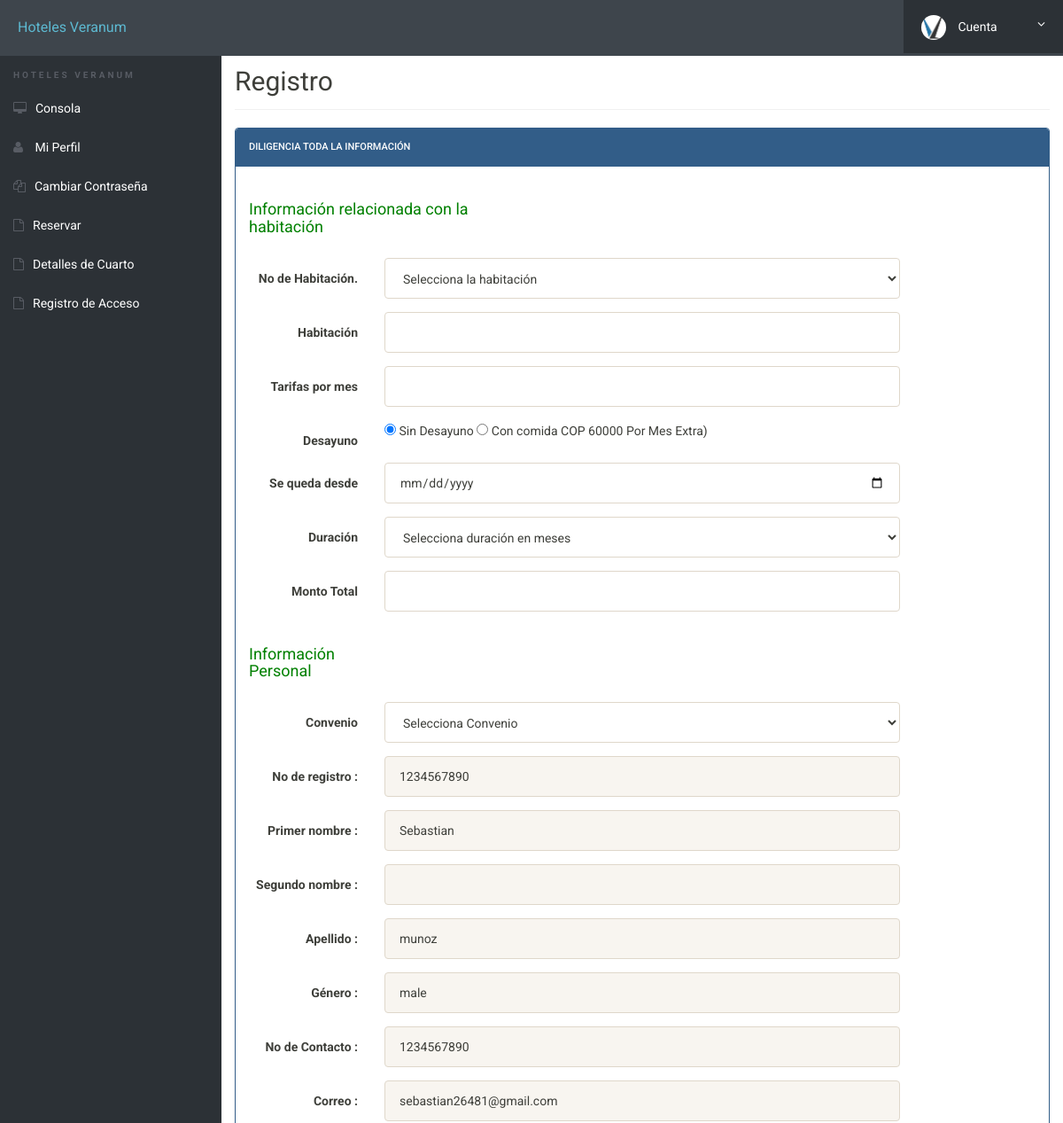
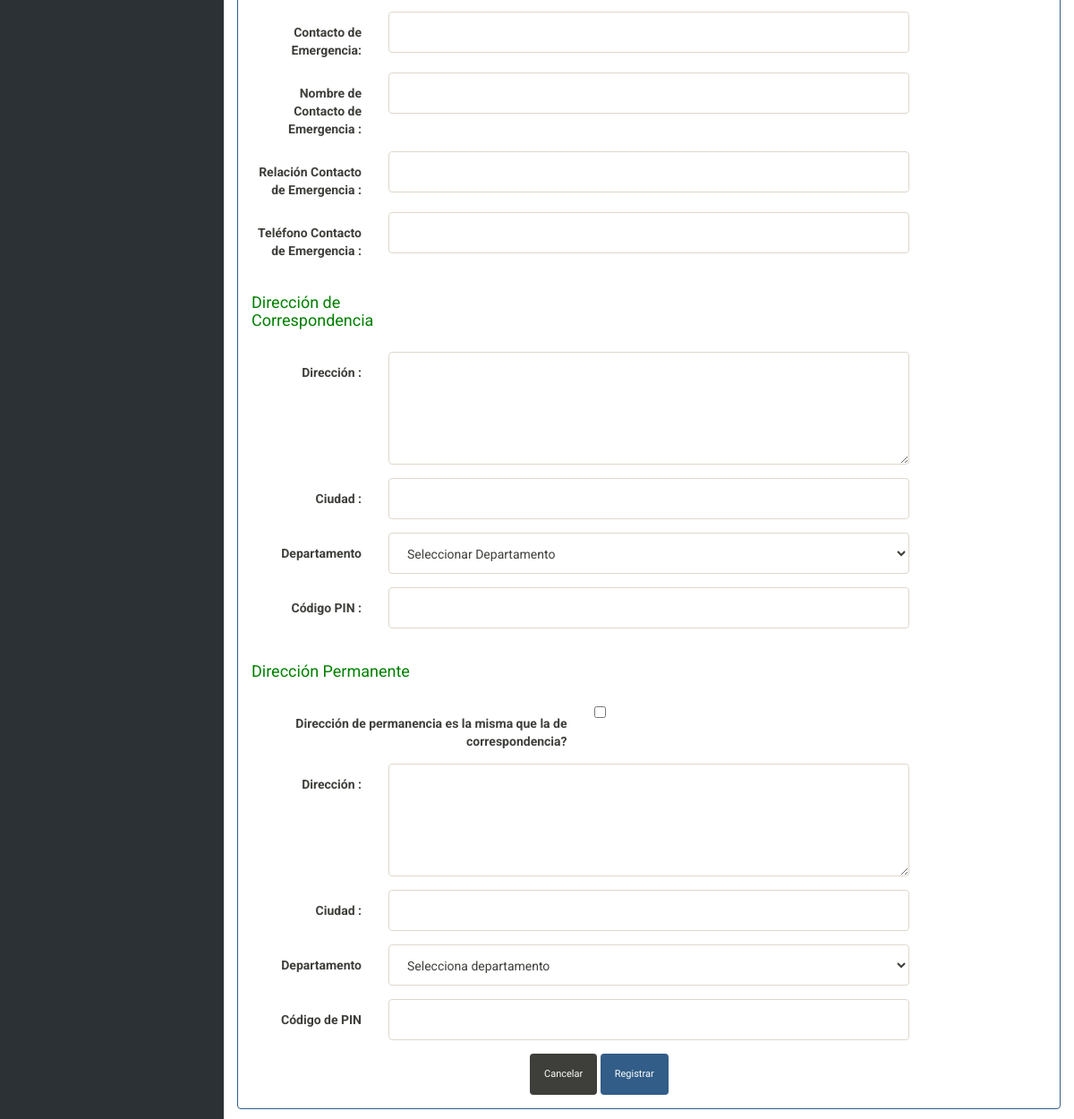
Page /book-hostel.php (signed in) on the committed database (2 pictures, top to bottom).
### tables this page shows
CREATE TABLE `userregistration` (
  `id` int(11) NOT NULL,
  `regNo` varchar(255) NOT NULL,
  `firstName` varchar(255) NOT NULL,
  `middleName` varchar(255) NOT NULL,
  `lastName` varchar(255) NOT NULL,
  `gender` varchar(255) NOT NULL,
  `contactNo` bigint(20) NOT NULL,
  `email` varchar(255) NOT NULL,
  `password` varchar(255) NOT NULL,
  `regDate` timestamp NOT NULL DEFAULT current_timestamp(),
  `updationDate` varchar(45) NOT NULL,
  `passUdateDate` varchar(45) NOT NULL
);

### book-hostel.php (the view, shortened to what this page needs)
<?php
include('includes/config.php');
?>
<!doctype html>
<html lang="en" class="no-js">
<head>
	<link rel="stylesheet" href="css/font-awesome.min.css">
	<link rel="stylesheet" href="css/bootstrap.min.css">
	<link rel="stylesheet" href="css/dataTables.bootstrap.min.css">>
	<link rel="stylesheet" href="css/bootstrap-social.css">
	<link rel="stylesheet" href="css/bootstrap-select.css">
	<link rel="stylesheet" href="css/fileinput.min.css">
	<link rel="stylesheet" href="css/awesome-bootstrap-checkbox.css">
	<link rel="stylesheet" href="css/style.css">
</head>
<body>
	<?php include('includes/header.php');?>
	<div class="ts-main-content">
		<?php include('includes/sidebar.php');?>
		<div class="content-wrapper">
			<div class="container-fluid">
				<div class="row">
					<div class="col-md-12">
						<h2 class="page-title">Registro </h2>
						<div class="row">
							<div class="col-md-12">
								<div class="panel panel-primary">
									<div class="panel-heading">Diligencia toda la información</div>
									<div class="panel-body">
										<form method="post" action="" class="form-horizontal">
<div class="form-group">
<label class="col-sm-4 control-label"><h4 style="color: green" align="left">Información relacionada con la habitación </h4> </label>
</div>
<div class="form-group">
<label class="col-sm-2 control-label">No de Habitación. </label>
<div class="col-sm-8">
<select name="room" id="room"class="form-control"  onChange="getSeater(this.value);" onBlur="checkAvailability()" required>
<option value="">Selecciona la habitación</option>
</select>
</div>
</div>
<div class="form-group">
<label class="col-sm-2 control-label">Habitación</label>
<div class="col-sm-8">
<input type="text" name="seater" id="seater"  class="form-control"  >
</div>
</div>
<div class="form-group">
<label class="col-sm-2 control-label">Tarifas por mes</label>
<div class="col-sm-8">
<input type="text" name="fpm" id="fpm"  class="form-control" >
</div>
</div>
<div class="form-group">
<label class="col-sm-2 control-label">Desayuno</label>
<div class="col-sm-8">
<input type="radio" value="0" name="foodstatus" checked="checked"> Sin Desayuno
<input type="radio" value="1" name="foodstatus"> Con comida COP 60000 Por Mes Extra)
</div>
</div>
<div class="form-group">
<label class="col-sm-2 control-label">Se queda desde</label>
<div class="col-sm-8">
<input type="date" name="stayf" id="stayf"  class="form-control" >
</div>
</div>
<div class="form-group">
<label class="col-sm-2 control-label">Duración</label>
<div class="col-sm-8">
<select name="duration" id="duration" class="form-control">
<option value="">Selecciona duración en meses</option>
</select>
</div>
</div>
<div class="form-group">
<label class="col-sm-2 control-label">Monto Total</label>
<div class="col-sm-8">
<input type="text" name="ta" id="ta"  class="result form-control" >
</div>
</div>
<div class="form-group">
<label class="col-sm-2 control-label"><h4 style="color: green" align="left">Información Personal </h4> </label>
</div>
<div class="form-group">
<label class="col-sm-2 control-label">Convenio </label>
<div class="col-sm-8">
<select name="course" id="course" class="form-control" required>
<option value="">Selecciona Convenio</option>
</select> </div>
</div>
<?php
$aid=$_SESSION['id'];
	$ret="select * from userregistration where id=?";
		$stmt= $mysqli->prepare($ret) ;
	 $stmt->bind_param('i',$aid);
	 $stmt->execute() ;
	 $res=$stmt->get_result();
	   while($row=$res->fetch_object())
	  {
	  	?>
<div class="form-group">
<label class="col-sm-2 control-label">No de registro : </label>
<div class="col-sm-8">
<input type="text" name="regno" id="regno"  class="form-control" value="<?php echo $row->regNo;?>" readonly >
</div>
</div>
<div class="form-group">
<label class="col-sm-2 control-label">Primer nombre : </label>
<div class="col-sm-8">
<input type="text" name="fname" id="fname"  class="form-control" value="<?php echo $row->firstName;?>" readonly>
</div>
</div>
<div class="form-group">
<label class="col-sm-2 control-label">Segundo nombre : </label>
<div class="col-sm-8">
<input type="text" name="mname" id="mname"  class="form-control" value="<?php echo $row->middleName;?>"  readonly>
</div>
</div>
<div class="form-group">
<label class="col-sm-2 control-label">Apellido : </label>
<div class="col-sm-8">
<input type="text" name="lname" id="lname"  class="form-control" value="<?php echo $row->lastName;?>" readonly>
</div>
</div>
<div class="form-group">
<label class="col-sm-2 control-label">Género : </label>
<div class="col-sm-8">
<input type="text" name="gender" value="<?php echo $row->gender;?>" class="form-control" readonly>
</div>
</div>
<div class="form-group">
<label class="col-sm-2 control-label">No de Contacto : </label>
<div class="col-sm-8">
<input type="text" name="contact" id="contact" value="<?php echo $row->contactNo;?>"  class="form-control" readonly>
</div>
</div>
<div class="form-group">
<label class="col-sm-2 control-label">Correo : </label>
<div class="col-sm-8">
<input type="email" name="email" id="email"  class="form-control" value="<?php echo $row->email;?>"  readonly>
</div>
</div>
<?php } ?>
<div class="form-group">
<label class="col-sm-2 control-label">Contacto de Emergencia: </label>
<div class="col-sm-8">
<input type="text" name="econtact" id="econtact"  class="form-control" required="required">
</div>
</div>
<div class="form-group">
<label class="col-sm-2 control-label">Nombre de Contacto de Emergencia : </label>
<div class="col-sm-8">
<input type="text" name="gname" id="gname"  class="form-control" required="required">
</div>
</div>
<div class="form-group">
<label class="col-sm-2 control-label">Relación Contacto de Emergencia : </label>
<div class="col-sm-8">
<input type="text" name="grelation" id="grelation"  class="form-control" required="required">
</div>
</div>
<div class="form-group">
<label class="col-sm-2 control-label">Teléfono Contacto de Emergencia : </label>
<div class="col-sm-8">
<input type="text" name="gcontact" id="gcontact"  class="form-control" required="required">
</div>
</div>
<div class="form-group">
<label class="col-sm-3 control-label"><h4 style="color: green" align="left">Dirección de Correspondencia </h4> </label>
</div>
<div class="form-group">
<label class="col-sm-2 control-label">Dirección : </label>
<div class="col-sm-8">
<textarea  rows="5" name="address"  id="address" class="form-control" required="required"></textarea>
</div>
</div>
<div class="form-group">
<label class="col-sm-2 control-label">Ciudad : </label>
<div class="col-sm-8">
<input type="text" name="city" id="city"  class="form-control" required="required">
</div>
</div>
<div class="form-group">
<label class="col-sm-2 control-label">Departamento </label>
<div class="col-sm-8">
<select name="state" id="state"class="form-control" required>
<option value="">Seleccionar Departamento</option>
</select> </div>
</div>
<div class="form-group">
<label class="col-sm-2 control-label">Código PIN : </label>
<div class="col-sm-8">
<input type="text" name="pincode" id="pincode"  class="form-control" required="required">
</div>
</div>
<div class="form-group">
<label class="col-sm-3 control-label"><h4 style="color: green" align="left">Dirección Permanente </h4> </label>
</div>
<div class="form-group">
<label class="col-sm-5 control-label">Dirección de permanencia es la misma que la de correspondencia? </label>
<div class="col-sm-4">
<input type="checkbox" name="adcheck" value="1"/>
</div>
</div>
<div class="form-group">
<label class="col-sm-2 control-label">Dirección : </label>
<div class="col-sm-8">
<textarea  rows="5" name="paddress"  id="paddress" class="form-control" required="required"></textarea>
</div>
</div>
<div class="form-group">
<label class="col-sm-2 control-label">Ciudad : </label>
<div class="col-sm-8">
<input type="text" name="pcity" id="pcity"  class="form-control" required="required">
</div>
</div>
<div class="form-group">
<label class="col-sm-2 control-label">Departamento </label>
<div class="col-sm-8">
<select name="pstate" id="pstate"class="form-control" required>
<option value="">Selecciona departamento</option>
</select> </div>
</div>
<div class="form-group">
<label class="col-sm-2 control-label">Código de PIN </label>
<div class="col-sm-8">
<input type="text" name="ppincode" id="ppincode"  class="form-control" required="required">
</div>
</div>
<div class="col-sm-6 col-sm-offset-4">
<button class="btn btn-default" type="submit">Cancelar</button>
<input type="submit" name="submit" Value="Registrar" class="btn btn-primary">
</div>
</form>
									</div>
									</div>
								</div>
							</div>
						</div>
							</div>
						</div>
					</div>
				</div>
</body>
</html>

### css/style.css (style rules this page uses)
html { font-size: 14px; }
@media only screen and (min-width: 480px) { html { font-size: 17px; } }
@media only screen and (min-width: 768px) { html { font-size: 14px; } }
body { font-size: 1em; }
.btn { font-family: 'Oswald', sans-serif; }
.panel { overflow: hidden; }
.btn { text-transform: none; }
.page-title { padding-bottom: 15px; margin-bottom: 20px; border-bottom: 1px solid #f0f0f0; }
.ts-main-content .content-wrapper { padding-top: 15px; margin-top: 20px; }
@media only screen and (min-width: 992px) { .ts-main-content .content-wrapper { margin-left: 250px; } }

### rows in the picture
userregistration: regno "1234567890", fname "Sebastian", lname "munoz", gender "male", contact "1234567890", email "sebastian26481@gmail.com"
